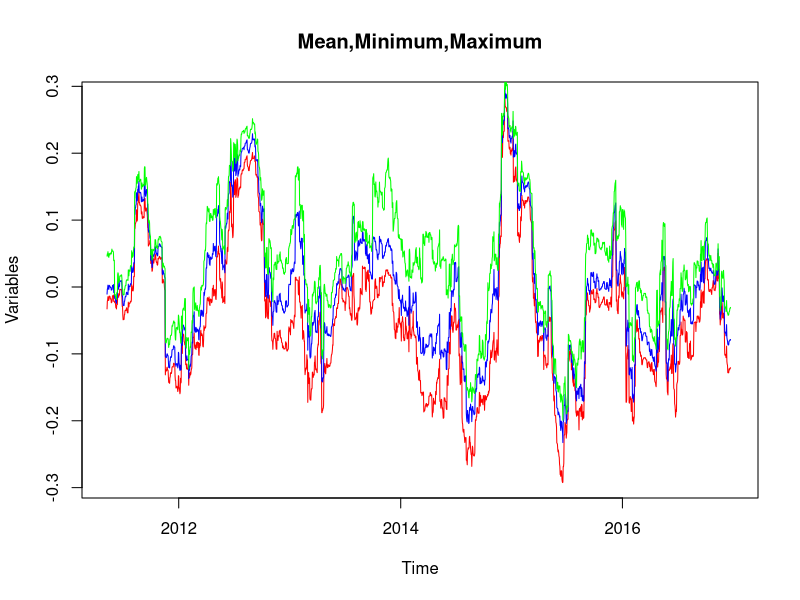

Write the R code that produced this figure.
#  this is the final code

return_maker <- function(WTI_fut)
{
  ##the next function converts the raw dataset into a new one by making the returns from day n to day n + 1
  ##the first column remains the same as it is our date vector, and the first row is empty as we don't have data before the first day
  ## -!-this function is copied from out pprevious work because this code calculated the correlation with prices
  ## in this code i have changed ret_WTI_fut output name to WTI2 because this is the basic parameter in the original code
  #this function imports the dataset as well
  WTI_fut <- readxl::read_excel("WTI2.xlsx")
  n <- nrow(WTI_fut)
  m <- ncol(WTI_fut)
  ret_WTI_fut <- matrix(nrow = n, ncol = m)
  for (i in 2:n)
  {
    for (j in 2:m)
    {
      ret_WTI_fut[i,j] <- (WTI_fut[[i,j]] / WTI_fut[[i-1,j]]) - 1
    }
  }
  # for ciklus 2-tol megy, alapbol a ret matrix a 2 oszlopbol tolti fel. a cbind pedig a détumot berakja a ret elé, de lesz egy ures oszlop
  ret_WTI_fut <- cbind(WTI_fut[,1], ret_WTI_fut)
  WTI2 <<- data.frame(ret_WTI_fut[-1,-2])
  colnames(WTI2) = colnames(WTI_fut)
  adat_kezdo<<-WTI2[1,1]
  # View(ret_WTI_fut)
  return(WTI2)
}

add_parameters <- function(startDate,kesleltet,ablak_meret){
  kezdo_datum  <<- startDate
  kesleltet <<- kesleltet
  ablak_meret <<- ablak_meret
}
check_parameters <-
  function() {
    
    # check the type of the start date
    if (typeof(kezdo_datum) != "character") {
      print("Character formátumba adja meg a kezdő és végdátumokat pl: \"2010-01-01\"")
      return(FALSE)
      
      # Ha karakterek, akkor megnézzük, hogy a fájlban megadott intervallumba esnek-e
    } else if (as.numeric(as.Date(kezdo_datum)) < as.numeric(as.Date(adat_kezdo)) ) {
      print(
        paste(
          "Kérjük olyan dátumot adjon meg, ami az elemzés intervallumába beleesik:"
        )
      )
      return(FALSE)
      
      # Leellenőrizzük, hogy a többi paramétert egész szám formátumban adta meg
    } else if (typeof(kesleltet) != "double" ||
               typeof(ablak_meret) != "double") {
      print("Kérjük a dátumokon kívüli paramétereket egész számok formájában adja meg.")
      return(FALSE)
      
      # check the non-negativity of the the lagg/kesletet
    } else if (kesleltet < 0 ) {
      print("Negatív a késleltetés")
      return(FALSE)
      
    }
    return(TRUE)
  }

calculate_correlation <-
  function() {
    the_data <- WTI2
    vegso<-nrow(WTI2)-1 #-1 as one column kept for the date vector
    kezdo_datum_num=as.numeric(as.Date(kezdo_datum))-as.numeric(as.Date(adat_kezdo))
    #insert adat_kezdo as i forgot it
    m<- vegso - ablak_meret-kezdo_datum_num
    n <- ncol(WTI2)-1
    CorMatrixCol=n*(n-1)# this is the number of columns that contains correlations +1 as date vector [first one]
    pairedCorrelation <- matrix(nrow=m,ncol=CorMatrixCol)
    z=1
    for(i in 1:n){
      for (j in 1:n){
        if(i!=j){
          for(k in 1:m){
            pairedCorrelation[k,z] <- cor(the_data[[1 + i]][(k-1+kezdo_datum_num):(k-1+kezdo_datum_num+ablak_meret)],
                                           the_data[[1 + j]][(k-1+kezdo_datum_num+kesleltet):(k-1+kezdo_datum_num+ablak_meret+kesleltet)])
          }
          z=z+1
        }
      }
    } # here we correlate each asset with each other
    TimeVector <<- vector(length=m)
    for(k in 1:m){
      if(kezdo_datum_num!=0){
        TimeVector[k]<<-as.Date(the_data[k+kezdo_datum_num+ablak_meret,1])
      }else{
        TimeVector[k]<<-as.Date(the_data[k,1])
      }
      class(TimeVector) <<- "Date"
    } # here we fill up the corr-matrix with dates
    CorrelationMatrix <<- data.frame(TimeVector,pairedCorrelation)
    MinAvgMaxVal <- matrix(nrow = m,ncol=3)
    for(i in 1:m){ #here we fill the average,min,max vectors to the matrix. First column is date
      MinAvgMaxVal[i,1]<-min(pairedCorrelation[i,])
      MinAvgMaxVal[i,2]<-mean(pairedCorrelation[i,])
      MinAvgMaxVal[i,3]<-max(pairedCorrelation[i,])
    }
    
    MinAvgMax<<-data.frame(TimeVector,MinAvgMaxVal)
    rm(MinAvgMaxVal,pairedCorrelation)
    return()
  }


return_maker()
add_parameters("2011-01-30",10,100)
check_parameters()
calculate_correlation()

plot(MinAvgMax[,1], MinAvgMax[,2], "l", col = "red", xlab = "Time", ylab = "Variables", main = "Mean,Minimum,Maximum")

lines(MinAvgMax[,1], MinAvgMax[,3], "l", col = "blue")

lines(MinAvgMax[,1], MinAvgMax[,4], "l", col="green")